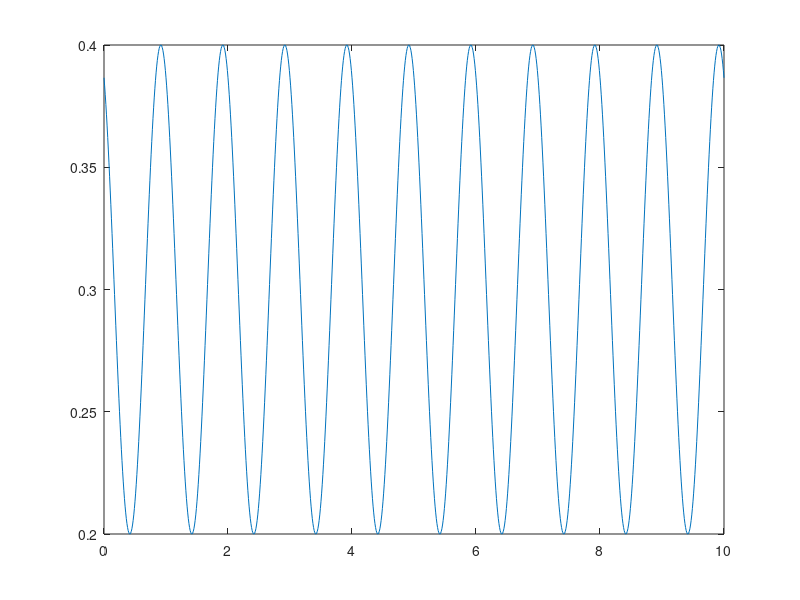
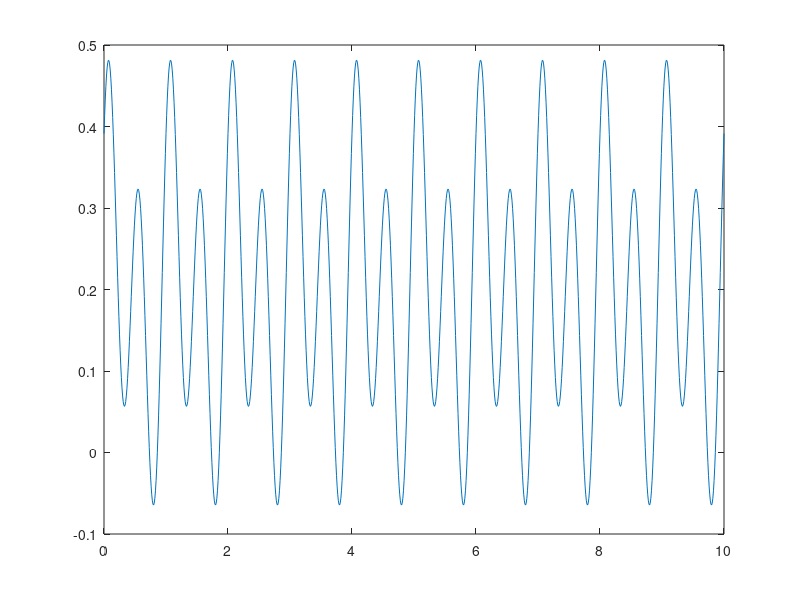
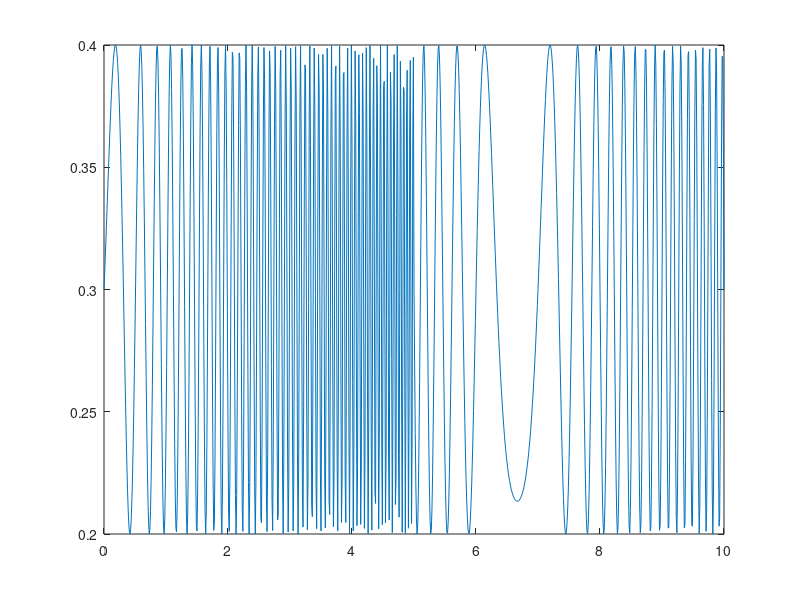
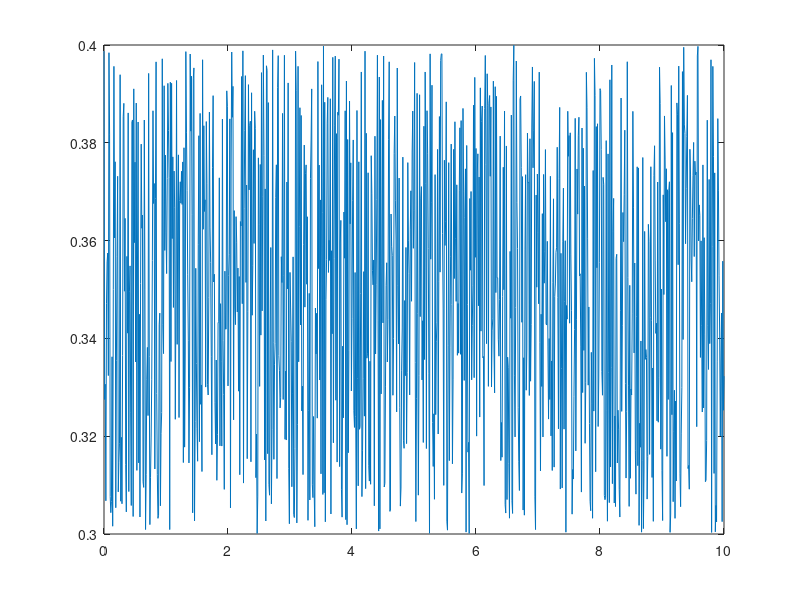

Reproduce these figures in MATLAB, in order.
function res = testFunctions(T, freq, delay, uniformInterval)
    res = {};
    % here can be problem with ranges like [0.2, 1]
    if nargin == 0
        T = 10;
        freq = [1, 20, 5];
        delay = [pi/6, pi/4, pi/3];
        uniformInterval = [0.3, 0.4; -0.1, 0.1];
    end

    amp = uniformInterval(:, 2) - uniformInterval(:, 1);
    offset = uniformInterval(:, 1);
    % 1. Simple periodic
    res{1} = @(t) amp(1) * cos(2*pi*freq(1)*t + delay(1)) + offset(1);
    % 2. Multisine
    res{2} = @(t) multisine(t, amp, freq(1), delay, offset);
    % 3. Sine sweep
    res{3} = @(t) sweepsine(t, T, amp(1), freq, offset(1));
    % 4. Uniform
    res{4} = @(t) amp(1)*rand() + offset(1);
    % 5. Growing uniform
    res{5} = @(t) growing(t, T, amp(1), offset(1));
    % 6. Spiky
    res{6} = @(t) spiky(t, T, uniformInterval);

    timesteps = 0:0.01:T;
    for k=1:6
        y = zeros(length(timesteps), 1);
        for iStep=1:length(timesteps)
            y(iStep) = res{k}(timesteps(iStep));
        end
        figure()
        plot(timesteps, y)
    end
end

function value = multisine(t, amp, freq, delay, offset)
    value = 0;
    nSin = length(amp);
    for iSin=1:nSin
        value = value + amp(iSin) * sin(2*pi*iSin*freq*t + delay(iSin));
        value = value + offset(iSin);
    end
end

function value = sweepsine(t, T, amp, freq, offset)
    nSin = length(freq);
    lenPhase = T / (nSin-1);
    if abs(t - 0) < 1e-10
        iPhase = 1;
    else
        iPhase = ceil(t / lenPhase);
    end
    diffPhase = (freq(iPhase+1) - freq(iPhase)) / (2 * lenPhase);
    value = amp * sin(2*pi*(freq(iPhase)*t + diffPhase*t^2)) + offset;
end

function value = growing(t, T, amp, offset)
    currentAmp = amp/T * t;
    value = currentAmp * rand() + offset;
end

function value = spiky(t, T, uniformInterval)
% spiky control signal with 3 peaks
% divide [0, T] into 12 equal parts, every 4th corresponds to the peak
    if mod(ceil(t/T * 12), 4) == 0 
        phase_type = 1; % peak
    else 
        phase_type = 2; 
    end
    left = uniformInterval(phase_type, 1);
    right = uniformInterval(phase_type, 2);
    value = left + (right - left) * rand();
end
